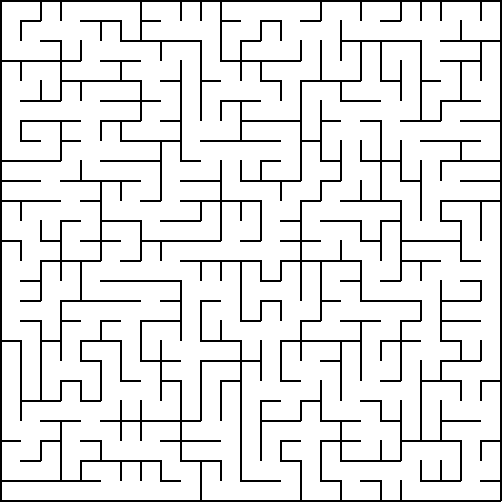

Generate this figure with Python:
# Implementation of Wilsons algorithm

import random
from grid import Grid, ColoredGrid
import os
from pathlib import Path
from PIL import Image

class Wilsons(object):
    
    def on(self, grid):
        visited = set()
        unvisited = list(grid.each_cell())
        first = random.choice(unvisited)
        unvisited.remove(first)
        visited.add(first)
        
        while unvisited:
            cell = random.choice(unvisited)
            path = [cell]
            while cell not in visited:
                cell = random.choice(cell.neighbours())
                if cell in path:
                    position = path.index(cell)
                    path = path[:position+1]
                else:
                    path.append(cell)
            
            for i in range(len(path) - 1):
                path[i].link(path[i+1])
                unvisited.remove(path[i])
                visited.add(path[i])
        
        return grid

def generate_colored_mazes(n=6):
    if not os.path.exists(os.path.abspath("examples/wilsons")):
        os.makedirs("examples/wilsons")
    
    path = Path("examples/wilsons")
    
    for i in range(n):
        grid = ColoredGrid(20,20)
        ws = Wilsons()
        ws_grid = ws.on(grid)
        start =ws_grid.grid[ws_grid.rows // 2][ws_grid.cols // 2]
        
        ws_grid.set_distances(start.distances())
        fname = f"colored_maze_{i+1}.png"
        new_path = os.path.join(path , Path(fname))
        
        ws_grid.to_png(cell_size= 10, fname=new_path)
        print(f"Created image {fname} in directory {path}")


# Function to join 6 images in two rows with 3 images per row and spaces between them
def join_images(image_paths, space_between=10):
    # Open all the images and store them in a list
    images = [Image.open(img_path) for img_path in image_paths]

    # Get the size of a single image (assuming all images have the same size)
    img_width, img_height = images[0].size

    # Calculate the size of the new image (3 images per row + spaces)
    total_width = 3 * img_width + 2 * space_between
    total_height = 2 * img_height + space_between

    # Create a new blank image with a white background
    new_image = Image.new("RGBA", (total_width, total_height), (255, 255, 255, 0))

    # Paste the images into the new image
    for i, img in enumerate(images):
        x_offset = (i % 3) * (img_width + space_between)
        y_offset = (i // 3) * (img_height + space_between)
        new_image.paste(img, (x_offset, y_offset))

    return new_image




if __name__ == "__main__":
    
    grid = Grid(25,25)
    ws = Wilsons()
    ws_grid = ws.on(grid)
    
    ws_grid.to_png(cell_size=20, fname="wilsons.png")
    print("Created image wilsons.png")
    generate_colored_mazes()
    
    # Paths to your 6 images (adjust the paths as per your folder)
    image_paths = [
        "examples/wilsons/colored_maze_1.png", "examples/wilsons/colored_maze_2.png",
        "examples/wilsons/colored_maze_3.png","examples/wilsons/colored_maze_4.png",
        "examples/wilsons/colored_maze_5.png", "examples/wilsons/colored_maze_6.png"
    ]

    # Join the images
    combined_image = join_images(image_paths, space_between=10)

    # Save the result as a single image
    combined_image.save("examples/wilsons/combined_image.png")